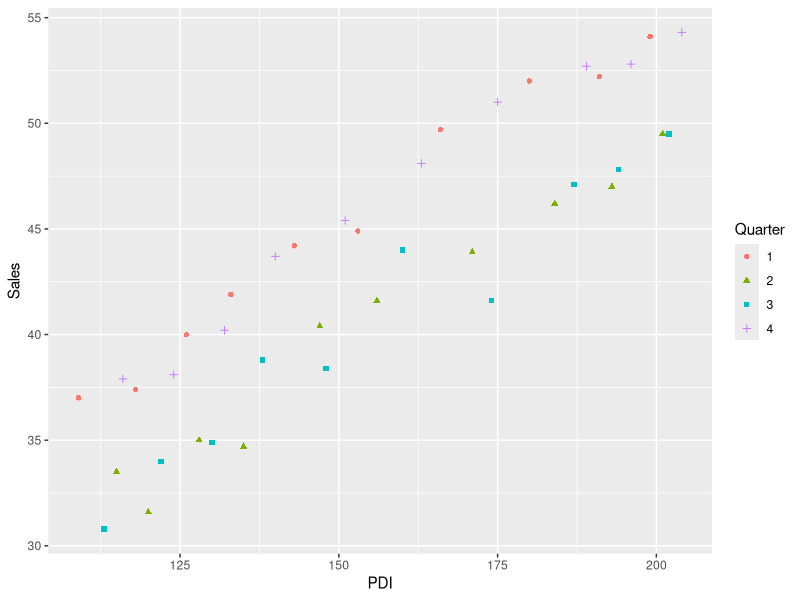
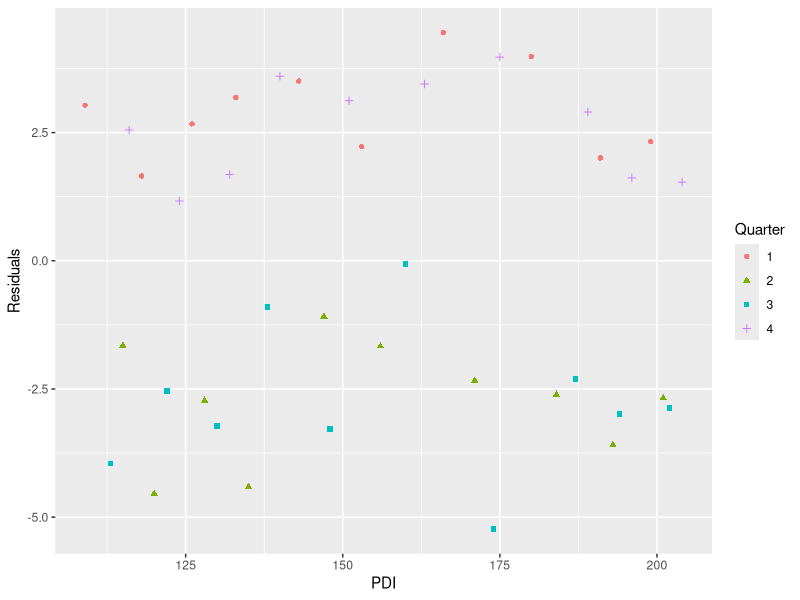
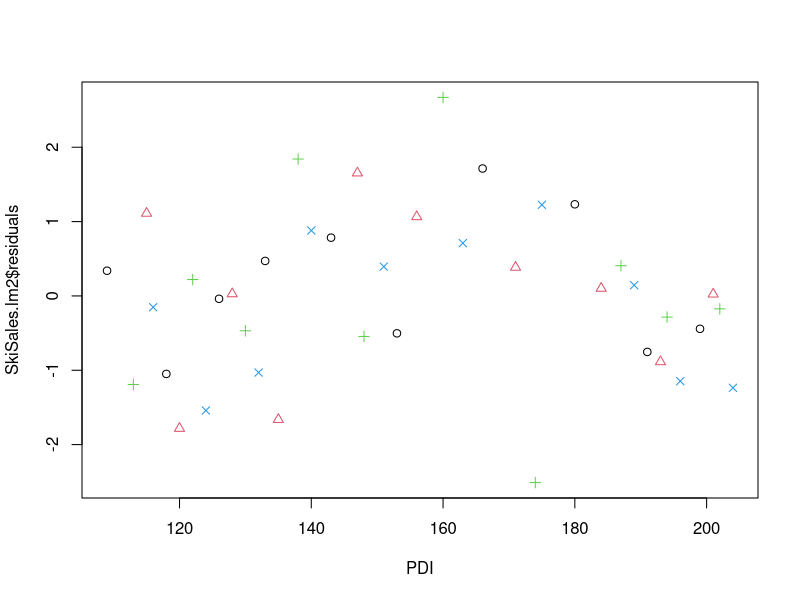
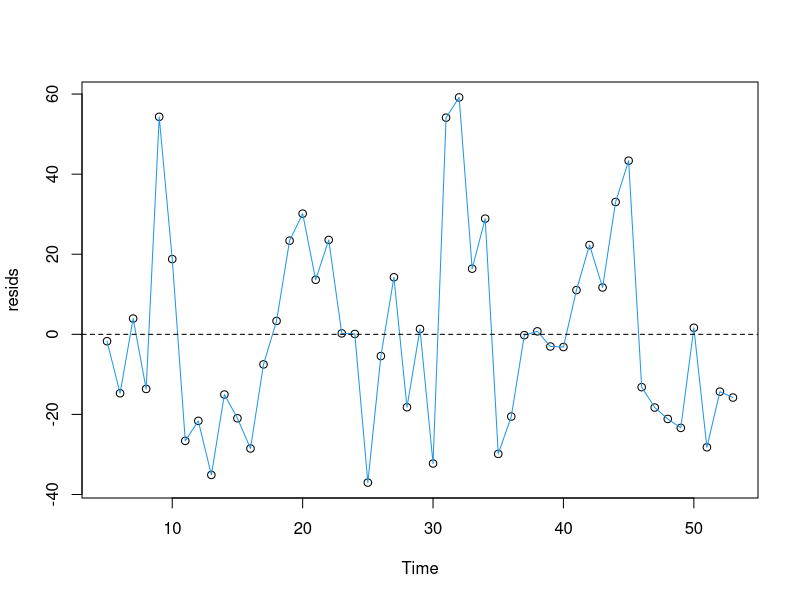
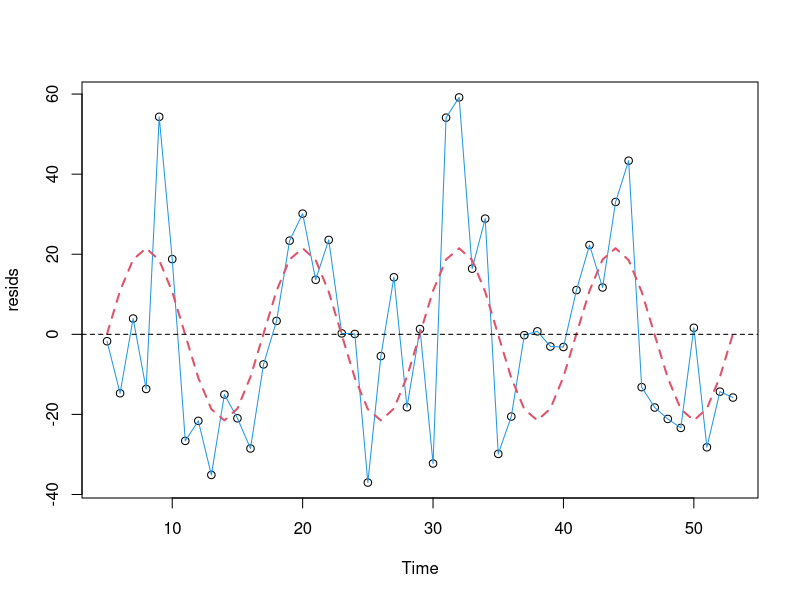
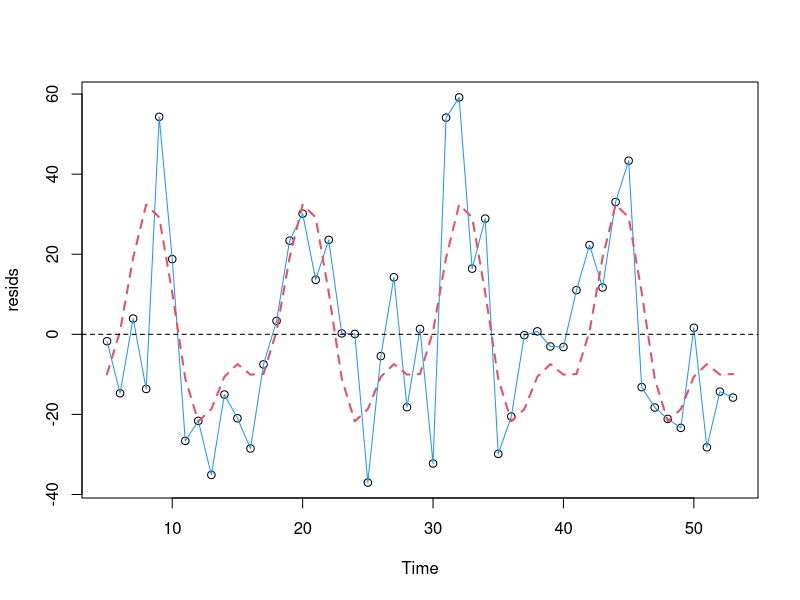
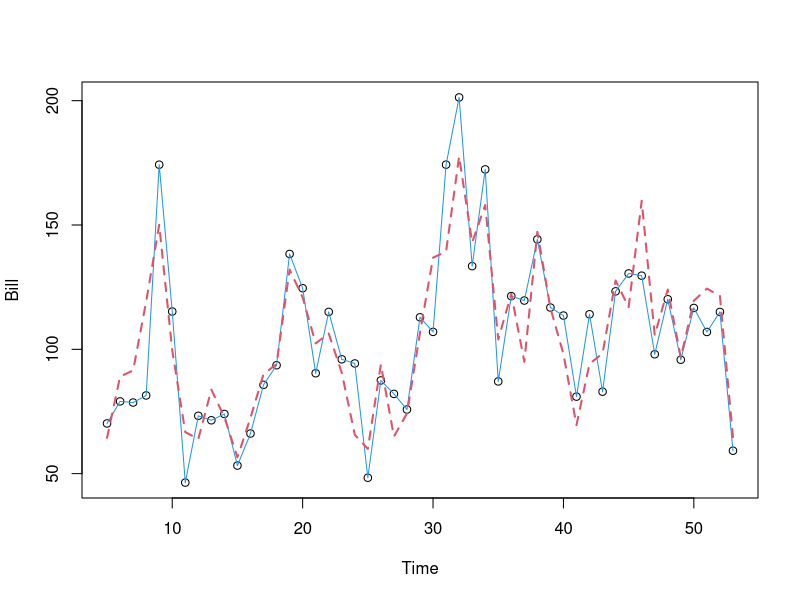

These figures' R source, in order:
## ---- chunk 1
library(knitr)
opts_chunk$set(dev=c("png", "pdf"))
opts_chunk$set(fig.height=6, fig.width=7, fig.path="Figures/", fig.alt="unlabelled")
opts_chunk$set(comment="", fig.align="center", tidy=TRUE)
options(knitr.kable.NA = '')
library(tidyverse)
library(broom)
## ---- chunk 2
#SkiSales = read.csv("SkiSales.csv",header=TRUE)
SkiSales = read.csv("../data/SkiSales.csv",header=TRUE)
SkiSales |> head() |> kable()
## ---- chunk 3
SkiSales |> mutate(Quarter =  as.factor(Quarter)) |> ggplot(aes(y=Sales, x= PDI)) +
geom_point(aes(pch=Quarter, col= Quarter))

SkiSales.lm1 = lm(Sales ~ PDI, data=SkiSales)
Residuals =  SkiSales.lm1$residuals
SkiSales |> mutate(Quarter = as.factor(Quarter)) |> ggplot(aes(x=PDI, y=Residuals)) +
geom_point(aes(pch=Quarter, col= Quarter)) +
geom_abline(h=0)
## ---- chunk 4
SkiSales |> mutate(Winter =as.numeric( (Quarter ==1)+ (Quarter ==4))) -> SkiSales
SkiSales.lm2 = lm(Sales ~ PDI + Winter, data=SkiSales)
summary(SkiSales.lm2)
plot(SkiSales.lm2$residuals ~ PDI,  pch=Quarter, col= Quarter, data=SkiSales)
## ---- chunk 5
SkiSales |> mutate(Q4=as.numeric(  Quarter ==4 ),
 Q2=as.numeric(  Quarter ==2 )) -> SkiSales
SkiSales.lm3 = lm(Sales ~ PDI + Winter+ Q4 + Q2, data=SkiSales)
summary(SkiSales.lm3)
anova(SkiSales.lm2, SkiSales.lm3)
## ---- chunk 6
#Electricity= read.csv("Electricity.csv",header=TRUE)
Electricity = read.csv("../data/Electricity.csv",header=TRUE) 
Electricity |> head() |> kable()
Electricity.lm1 =lm(Bill~Days + Estimate+ Guestwks + Time , data=Electricity)
resids =Electricity.lm1$residuals
plot(resids~ Time, data=Electricity)
lines(resids~ Time, lty=1,col=4, data=Electricity)
abline(h=0, lty=2)
## ---- chunk 7
Electricity.lm2= lm(resids ~ factor(Month), data=Electricity)
summary(Electricity.lm2)
## ---- chunk 8
Electricity |> mutate(SinTime = sin((Time-4)*2*3.1415927 /12),
CosTime = cos((Time-4)*2*3.1415927 /12)) -> Electricity
Electricity.lm3 = lm(resids ~ SinTime  + CosTime, data=Electricity)
summary(Electricity.lm3)
## ---- chunk 9
plot(resids~ Time, data=Electricity)
lines(resids~ Time, lty=1,col=4, data=Electricity)
lines(Electricity.lm3$fitted.values ~ Time, lty=2,col=2,lwd=2, data=Electricity)
abline(h=0, lty=2)
## ---- chunk 10
Electricity |> mutate(SinTime = sin((Time-5)*2*3.1415927 /12),
CosTime = cos((Time-5)*2*3.1415927 /12)) -> Electricity
Electricity.lm4 = lm(resids ~ SinTime  + CosTime, data=Electricity)
summary(Electricity.lm4)
## ---- chunk 11
Electricity |> mutate(Sin2Time = sin((Time-5)*4*3.1415927 /12),
Cos2Time = cos((Time-5)*4*3.1415927 /12)) -> Electricity
Electricity.lm5 = lm(resids ~ SinTime  + CosTime+ Sin2Time + Cos2Time, data=Electricity)
summary(Electricity.lm5)
anova(Electricity.lm4,Electricity.lm5)
## ---- chunk 12
plot(resids~ Time, data=Electricity)
lines(resids~ Time, lty=1,col=4, data=Electricity)
lines(Electricity.lm5$fitted.values ~ Time, lty=2,col=2,lwd=2, data=Electricity)
abline(h=0, lty=2)
## ---- chunk 13
 Electricity.lm6 =lm(Bill~Days + Estimate+ Guestwks + Time+SinTime  + CosTime+ Sin2Time + Cos2Time, data=Electricity)
 summary(Electricity.lm6)
plot(Bill~ Time, data=Electricity)
lines(Bill~ Time, lty=1,col=4, data=Electricity)
lines(Electricity.lm6$fitted.values ~ Time, lty=2,col=2,lwd=2, data=Electricity)
